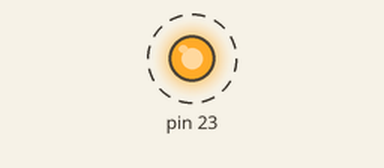
This sketch was run on a simulated Arduino Uno, built with avr-gcc and run on an emulated ATmega328P. On the bench: output pins drawn as LEDs (lit = HIGH). Dashed ring = blinking.

Above: at 0.2 s.
Timing chart, 0 to 3.0 s (numbered marks = the images above):
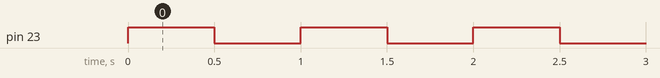

The sketch:

P2d.ino
```cpp
void setup() {
  DDRB = DDRB | B10000000;

}
void loop() {
  // put your main code here, to run repeatedly:
  asm volatile (
    "sbi %0, %1 \n" //low
    : : "I" (_SFR_IO_ADDR(PORTB)), "I" (PORTB7):
  );

  delay(500);
  asm volatile (
  "cbi %0, %1 \n"  //high
    : : "I" (_SFR_IO_ADDR(PORTB)), "I" (PORTB7):
  );
    delay(500);
 }
```

Measured:
- by itself, pin 23: alternates HIGH for 0.50 s and LOW for 0.50 s
